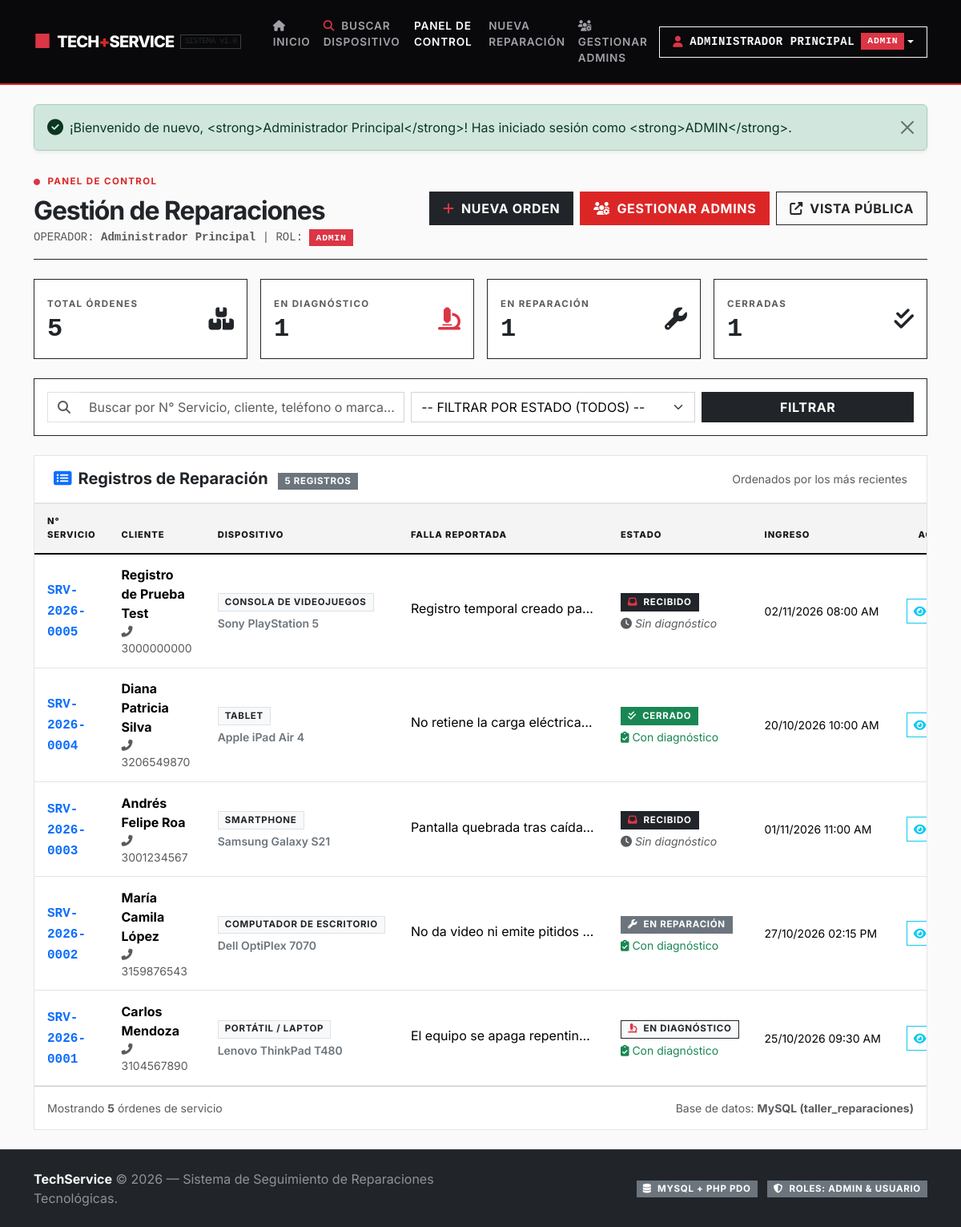
Page /admin/dashboard.php (signed in) on the committed database.
### tables this page shows
CREATE TABLE `servicios` (
  `id` INT AUTO_INCREMENT PRIMARY KEY,
  `numero_servicio` VARCHAR(20) NOT NULL UNIQUE,
  `cliente_nombre` VARCHAR(100) NOT NULL,
  `cliente_telefono` VARCHAR(20) NOT NULL,
  `cliente_email` VARCHAR(100) NULL,
  `tipo_dispositivo` VARCHAR(50) NOT NULL,
  `marca` VARCHAR(50) NOT NULL,
  `modelo` VARCHAR(50) NULL,
  `descripcion_dano` TEXT NOT NULL,
  `diagnostico` TEXT NULL,
  `estado` ENUM('Recibido', 'En diagnóstico', 'En reparación', 'Cerrado') NOT NULL DEFAULT 'Recibido',
  `costo_estimado` DECIMAL(10,2) NULL DEFAULT 0.00,
  `tecnico_asignado` VARCHAR(100) NULL,
  `fecha_ingreso` DATETIME NOT NULL DEFAULT CURRENT_TIMESTAMP,
  `fecha_actualizacion` DATETIME NOT NULL DEFAULT CURRENT_TIMESTAMP ON UPDATE CURRENT_TIMESTAMP,
  `fecha_cierre` DATETIME NULL,
  INDEX `idx_numero_servicio` (`numero_servicio`),
  INDEX `idx_estado` (`estado`),
  INDEX `idx_cliente` (`cliente_nombre`),
  CONSTRAINT `chk_estado_valido` CHECK (`estado` IN ('Recibido', 'En diagnóstico', 'En reparación', 'Cerrado')),
  CONSTRAINT `chk_cierre_con_diagnostico` CHECK (`estado` <> 'Cerrado' OR (`diagnostico` IS NOT NULL AND CHAR_LENGTH(TRIM(`diagnostico`)) > 0))
);

### config/auth.php (called while the page is built, shortened)
<?php
function isLoggedIn(): bool {
    return isset($_SESSION['usuario_id']) && !empty($_SESSION['usuario_id']);
}
function currentUser(): ?array {
    return [
        'id'      => $_SESSION['usuario_id'],
        'usuario' => $_SESSION['usuario_nombre_usuario'] ?? '',
        'nombre'  => $_SESSION['usuario_nombre'] ?? '',
        'rol'     => $_SESSION['usuario_rol'] ?? 'usuario',
    ];
}
function isAdmin(): bool {
    return isLoggedIn() && (($_SESSION['usuario_rol'] ?? '') === 'admin');
}

### admin/dashboard.php (the view, shortened to what this page needs)
<?php
require_once __DIR__ . '/../config/db.php';
require_once __DIR__ . '/../config/auth.php';
require_once __DIR__ . '/../config/helpers.php';
$currentUser = currentUser();
$busqueda = trim($_GET['q'] ?? '');
$counts = [
    'total'          => 0,
    'recibido'       => 0,
    'en_diagnostico' => 0,
    'en_reparacion'  => 0,
    'cerrado'        => 0,
];
try {
    $stmtCounts = $pdo->query("
        SELECT
            COUNT(*) as total,
            SUM(CASE WHEN estado = 'Recibido' THEN 1 ELSE 0 END) as recibido,
            SUM(CASE WHEN estado = 'En diagnóstico' THEN 1 ELSE 0 END) as en_diagnostico,
            SUM(CASE WHEN estado = 'En reparación' THEN 1 ELSE 0 END) as en_reparacion,
            SUM(CASE WHEN estado = 'Cerrado' THEN 1 ELSE 0 END) as cerrado
        FROM servicios
    ");
    $countsRow = $stmtCounts->fetch();
    if ($countsRow) {
        $counts['total']          = (int)$countsRow['total'];
        $counts['recibido']       = (int)$countsRow['recibido'];
        $counts['en_diagnostico'] = (int)$countsRow['en_diagnostico'];
        $counts['en_reparacion']  = (int)$countsRow['en_reparacion'];
        $counts['cerrado']        = (int)$countsRow['cerrado'];
    }
    $sql = "SELECT * FROM servicios WHERE 1=1";
    $params = [];
    $sql .= " ORDER BY id DESC";
    $stmt = $pdo->prepare($sql);
    $stmt->execute($params);
    $servicios = $stmt->fetchAll();
} catch (PDOException $e) {
    setFlash('danger', 'Error al obtener la lista de reparaciones: ' . $e->getMessage());
    $servicios = [];
}
include __DIR__ . '/../includes/header.php';
?>
<div class="d-flex flex-wrap align-items-center justify-content-between gap-3 mb-4 pb-3 border-bottom border-dark">
    <div>
        <span class="swiss-eyebrow"><i class="fas fa-circle text-danger me-2" style="font-size: 8px;"></i>PANEL DE CONTROL</span>
        <h2 class="fw-bold mb-1 letter-spacing-tight text-dark">
            Gestión de Reparaciones
        </h2>
        <p class="text-muted small mb-0 font-monospace">
            OPERADOR: <strong><?= e($currentUser['nombre']); ?></strong> | ROL:
            <span class="badge <?= ($currentUser['rol'] === 'admin') ? 'bg-danger' : 'bg-dark'; ?> text-uppercase">
                <?= e($currentUser['rol']); ?>
            </span>
        </p>
    </div>
    <div class="d-flex gap-2 flex-wrap">
        <a href="nuevo.php" class="btn btn-dark fw-bold text-uppercase letter-spacing-1 px-3 py-2 rounded-0">
            <i class="fas fa-plus me-1 text-danger"></i> Nueva Orden
        </a>
        <?php if (isAdmin() && (int)$currentUser['id'] === 1): ?>
            <a href="admins.php" class="btn btn-danger fw-bold text-uppercase letter-spacing-1 px-3 py-2 rounded-0">
                <i class="fas fa-users-cog me-1"></i> Gestionar Admins
            </a>
        <?php endif; ?>
        <a href="../index.php" class="btn btn-outline-dark fw-bold text-uppercase letter-spacing-1 px-3 py-2 rounded-0" target="_blank">
            <i class="fas fa-external-link-alt me-1"></i> Vista Pública
        </a>
    </div>
</div>
<div class="row g-3 mb-4">
    <div class="col-6 col-md-3">
        <div class="card stat-card bg-white p-3 border border-dark">
            <div class="d-flex align-items-center justify-content-between">
                <div>
                    <span class="swiss-eyebrow text-muted mb-1">TOTAL ÓRDENES</span>
                    <h2 class="fw-bold mb-0 text-dark font-monospace"><?= $counts['total']; ?></h2>
                </div>
                <div class="text-dark fs-3">
                    <i class="fas fa-boxes"></i>
                </div>
            </div>
        </div>
    </div>
    <div class="col-6 col-md-3">
        <div class="card stat-card bg-white p-3 border border-dark">
            <div class="d-flex align-items-center justify-content-between">
                <div>
                    <span class="swiss-eyebrow text-muted mb-1">EN DIAGNÓSTICO</span>
                    <h2 class="fw-bold mb-0 text-dark font-monospace"><?= $counts['en_diagnostico']; ?></h2>
                </div>
                <div class="text-danger fs-3">
                    <i class="fas fa-microscope"></i>
                </div>
            </div>
        </div>
    </div>
    <div class="col-6 col-md-3">
        <div class="card stat-card bg-white p-3 border border-dark">
            <div class="d-flex align-items-center justify-content-between">
                <div>
                    <span class="swiss-eyebrow text-muted mb-1">EN REPARACIÓN</span>
                    <h2 class="fw-bold mb-0 text-dark font-monospace"><?= $counts['en_reparacion']; ?></h2>
                </div>
                <div class="text-dark fs-3">
                    <i class="fas fa-wrench"></i>
                </div>
            </div>
        </div>
    </div>
    <div class="col-6 col-md-3">
        <div class="card stat-card bg-white p-3 border border-dark">
            <div class="d-flex align-items-center justify-content-between">
                <div>
                    <span class="swiss-eyebrow text-muted mb-1">CERRADAS</span>
                    <h2 class="fw-bold mb-0 text-dark font-monospace"><?= $counts['cerrado']; ?></h2>
                </div>
                <div class="text-dark fs-3">
                    <i class="fas fa-check-double"></i>
                </div>
            </div>
        </div>
    </div>
</div>
<div class="card card-custom mb-4 border border-dark rounded-0">
    <div class="card-body p-3">
        <form method="GET" action="dashboard.php" class="row g-2 align-items-center">
            <div class="col-md-5">
                <div class="input-group">
                    <span class="input-group-text bg-white border-end-0 text-muted rounded-0"><i class="fas fa-search"></i></span>
                    <input type="text" name="q" class="form-control border-start-0 rounded-0"
                           placeholder="Buscar por N° Servicio, cliente, teléfono o marca..."
                           value="<?= e($busqueda); ?>">
                </div>
            </div>
            <div class="col-md-4">
                <select name="estado" class="form-select rounded-0">
                    <option value="">-- FILTRAR POR ESTADO (TODOS) --</option>
                </select>
            </div>
            <div class="col-md-3 d-flex gap-2">
                <button type="submit" class="btn btn-dark w-100 fw-bold text-uppercase letter-spacing-1 rounded-0">
                    Filtrar
                </button>
            </div>
        </form>
    </div>
</div>
<div class="card card-custom">
    <div class="card-header bg-white py-3 d-flex justify-content-between align-items-center">
        <h5 class="mb-0 fw-bold text-dark">
            <i class="fas fa-list-alt me-2 text-primary"></i>Registros de Reparación
            <span class="badge bg-secondary ms-2"><?= count($servicios); ?> registros</span>
        </h5>
        <span class="small text-muted">Ordenados por los más recientes</span>
    </div>
    <div class="table-responsive">
        <table class="table table-hover table-custom align-middle mb-0">
            <thead>
                <tr>
                    <th style="width: 140px;">N° Servicio</th>
                    <th>Cliente</th>
                    <th>Dispositivo</th>
                    <th>Falla Reportada</th>
                    <th>Estado</th>
                    <th>Ingreso</th>
                    <th class="text-center" style="width: 150px;">Acciones</th>
                </tr>
            </thead>
            <tbody>
                <?php if (!empty($servicios)): ?>
                    <?php foreach ($servicios as $s): ?>
                        <tr>
                            <td>
                                <strong class="text-primary font-monospace"><?= e($s['numero_servicio']); ?></strong>
                            </td>
                            <td>
                                <div class="fw-bold"><?= e($s['cliente_nombre']); ?></div>
                                <div class="small text-muted"><i class="fas fa-phone-alt me-1"></i><?= e($s['cliente_telefono']); ?></div>
                            </td>
                            <td>
                                <span class="badge bg-light text-dark border"><?= e($s['tipo_dispositivo']); ?></span>
                                <div class="small fw-semibold text-secondary mt-1"><?= e($s['marca']); ?> <?= e($s['modelo']); ?></div>
                            </td>
                            <td>
                                <span class="d-inline-block text-truncate" style="max-width: 230px;" title="<?= e($s['descripcion_dano']); ?>">
                                    <?= e($s['descripcion_dano']); ?>
                                </span>
                            </td>
                            <td>
                                <?= renderStatusBadge($s['estado']); ?>
                                <?php if (!empty($s['diagnostico'])): ?>
                                    <div class="small text-success mt-1" title="Diagnóstico registrado">
                                        <i class="fas fa-clipboard-check me-1"></i>Con diagnóstico
                                    </div>
                                <?php else: ?>
                                    <div class="small text-muted mt-1 fst-italic">
                                        <i class="fas fa-clock me-1"></i>Sin diagnóstico
                                    </div>
                                <?php endif; ?>
                            </td>
                            <td>
                                <div class="small text-nowrap"><?= formatDate($s['fecha_ingreso']); ?></div>
                            </td>
                            <td class="text-center">
                                <div class="btn-group btn-group-sm" role="group">
                                    <a href="ver.php?id=<?= $s['id']; ?>" class="btn btn-outline-info" title="Ver Detalle y Comprobante">
                                        <i class="fas fa-eye"></i>
                                    </a>
                                </div>
                            </td>
                        </tr>
                    <?php endforeach; ?>
                <?php endif; ?>
            </tbody>
        </table>
    </div>
    <div class="card-footer bg-white py-3 text-muted small d-flex justify-content-between align-items-center">
        <span>Mostrando <strong><?= count($servicios); ?></strong> órdenes de servicio</span>
        <span>Base de datos: <strong>MySQL (taller_reparaciones)</strong></span>
    </div>
</div>
<?php include __DIR__ . '/../includes/footer.php'; ?>

### config/helpers.php (shortened to what this page needs)
<?php
function e($value): string {
    return htmlspecialchars((string)($value ?? ''), ENT_QUOTES, 'UTF-8');
}
function getFlashes(): array {
    $flashes = $_SESSION['flash'] ?? [];
    return $flashes;
}
function renderFlashes(): string {
    $flashes = getFlashes();
    $html = '<div class="flash-messages-container mb-4">';
    foreach ($flashes as $flash) {
        $type = e($flash['type']);
        $message = e($flash['message']);
        $icon = match ($type) {
            'success' => 'fa-check-circle',
            'danger'  => 'fa-exclamation-circle',
            'warning' => 'fa-exclamation-triangle',
            default   => 'fa-info-circle',
        };
        $html .= "
        <div class='alert alert-{$type} alert-dismissible fade show shadow-sm d-flex align-items-center' role='alert'>
            <i class='fas {$icon} me-2 fs-5'></i>
            <div>{$message}</div>
            <button type='button' class='btn-close' data-bs-dismiss='alert' aria-label='Cerrar'></button>
        </div>";
    }
    $html .= '</div>';
    return $html;
}
function renderStatusBadge(string $estado): string {
    $estadoClean = trim($estado);
    switch ($estadoClean) {
        case 'Recibido':
            return '<span class="badge bg-dark text-white border border-dark"><i class="fas fa-inbox me-1 text-danger"></i> RECIBIDO</span>';
        case 'En diagnóstico':
            return '<span class="badge bg-light text-dark border border-dark"><i class="fas fa-microscope me-1 text-danger"></i> EN DIAGNÓSTICO</span>';
        case 'En reparación':
            return '<span class="badge bg-secondary text-white border border-secondary"><i class="fas fa-wrench me-1"></i> EN REPARACIÓN</span>';
        case 'Cerrado':
            return '<span class="badge bg-success text-white border border-success"><i class="fas fa-check-double me-1"></i> CERRADO</span>';
    }
}
function formatDate(?string $dateStr, bool $includeTime = true): string {
    $timestamp = strtotime($dateStr);
    $format = $includeTime ? 'd/m/Y h:i A' : 'd/m/Y';
    return date($format, $timestamp);
}

### rows in the picture
servicios: numero_servicio "SRV-2026-0005", cliente_nombre "Registro de Prueba Test", cliente_telefono "3000000000", tipo_dispositivo "CONSOLA DE VIDEOJUEGOS", marca "Sony", modelo "PlayStation 5", descripcion_dano "Registro temporal creado pa…", estado "Recibido" (drawn), shows "Sin diagnóstico", fecha_ingreso "02/11/2026 08:00 AM"
servicios: numero_servicio "SRV-2026-0004", cliente_nombre "Diana Patricia Silva", cliente_telefono "3206549870", tipo_dispositivo "TABLET", marca "Apple", modelo "iPad Air 4", descripcion_dano "No retiene la carga eléctrica…", estado "Cerrado" (drawn), shows "Con diagnóstico", fecha_ingreso "20/10/2026 10:00 AM"
servicios: numero_servicio "SRV-2026-0003", cliente_nombre "Andrés Felipe Roa", cliente_telefono "3001234567", tipo_dispositivo "SMARTPHONE", marca "Samsung", modelo "Galaxy S21", descripcion_dano "Pantalla quebrada tras caída…", estado "Recibido" (drawn), shows "Sin diagnóstico", fecha_ingreso "01/11/2026 11:00 AM"
servicios: numero_servicio "SRV-2026-0002", cliente_nombre "María Camila López", cliente_telefono "3159876543", tipo_dispositivo "COMPUTADOR DE ESCRITORIO", marca "Dell", modelo "OptiPlex 7070", descripcion_dano "No da video ni emite pitidos…", estado "En reparación" (drawn), shows "Con diagnóstico", fecha_ingreso "27/10/2026 02:15 PM"
servicios: numero_servicio "SRV-2026-0001", cliente_nombre "Carlos Mendoza", cliente_telefono "3104567890", tipo_dispositivo "PORTÁTIL / LAPTOP", marca "Lenovo", modelo "ThinkPad T480", descripcion_dano "El equipo se apaga repentin…", estado "En diagnóstico" (drawn), shows "Con diagnóstico", fecha_ingreso "25/10/2026 09:30 AM"

### other values in the picture
$user['nombre'] "ADMINISTRADOR PRINCIPAL"
$user['rol'] "ADMIN"
$message "¡Bienvenido de nuevo, <strong>Administrador Principal</strong>! Has iniciado sesión como <strong>ADMIN</strong>."
$currentUser['nombre'] "Administrador Principal"
$currentUser['rol'] "ADMIN"
$counts['total'] "5"
$counts['en_diagnostico'] "1"
$counts['en_reparacion'] "1"
$counts['cerrado'] "1"
count($servicios) "5"
